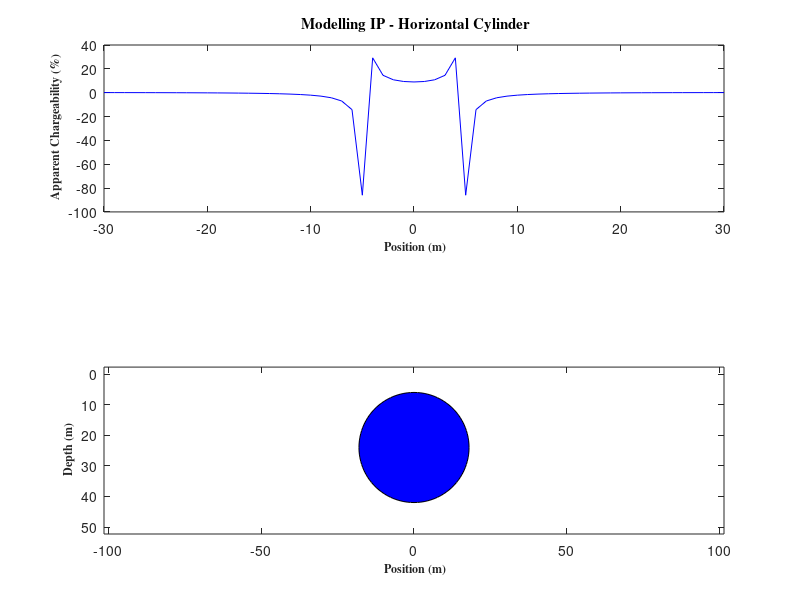

This chart was generated by the following MATLAB code:
% Copyright: 2018 - Teknik Geofisika, Universitas Pertamina
% URL: https://sites.google.com/site/metkomup/programming
% Download: https://www.mathworks.com/matlabcentral/fileexchange/66295-forward-modeling-metode-induced-polarization--sphere-model
% Cite: M.F.R. Auly, et. al. 2018. Forward modelling metode IP. http://doi.org/10.5281/zenodo.1187228
% Cek Cek

clear; close; clc;
R = 18; 
H = 24; 
P = -30:1:30; 
x0 = 0; 

m1 = 1; m2 = 5;
m = m2-m1; 
r = H/R;
%Iterasi untuk apparent chargeability
for i = 1:length(P)
    xs = P(i)-x0;
    q = xs/R;      
    F = (r*r-q*q)/((r*r+q*q)^2);
    ma(i) = (m*F)/(2+m*(F-1));  
end

subplot(5,1,[1 2]) %Ploting kurva apparent chargeability
plot(P,ma,'-','color','b','MarkerSize',15);
xlim([min(P) max(P)]);       
xlabel('\bf \fontsize{12}\fontname{Times}Position (m)');          
ylabel('\bf \fontsize{12}\fontname{Times}Apparent Chargeability (%)');
title('\bf \fontsize{15}\fontname{Times}Modelling IP - Horizontal Cylinder');

subplot(5,1,[4 5]) %Ploting kurva model silinder horizontal
th = 0:pi/50:2*pi;
xunit = R*cos(th)+x0;
yunit = R*sin(th)+H;
fill(xunit,yunit,'b');
xlim([x0-r-100 x0+r+100]);
set(gca,'ydir','reverse');
axis equal
xlabel('\bf \fontsize{12}\fontname{Times}Position (m)'); 
ylabel('\bf \fontsize{12}\fontname{Times}Depth (m)');



